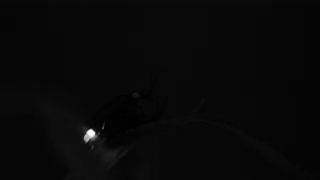
#> input picture Image-analysis/FireFly_gray.jpg, 320 x 180 px
$ python imageAnalysis.py
#> lines starting #> are read from the running program, lines starting #| are printed output that depends on the picture
import sys
import numpy as np
import matplotlib.pyplot as plt
from matplotlib import gridspec
from PIL import Image


class imageAnalysis:

	def getArraysOnImage(self, inputImageFile, horizontalPosition, verticalPosition):
		"""
		Return lists of intensity distributions on a specified horizontal line and vertical line from a grayscale image.

		Prameters
		----------
		inputImageFile :  String
			grayscale image of raster type (.jpg, .png, .tiff)
		horizontalPosition : Int
			Positional information of the perpendicular line to be acquired (pixel)
		verticalPosition : Int
			Positional information of the horizontal line to be acquired (pixel)

		Returns
		-------
		imageVerticalArray : Int List
			Intensity distribution on a specified horizontal line in the image.
			Black(min: 0) <--> White(max: 255)
		imageHorizontalArray : Int List
			Intensity distribution on a specified vertical line in the image.
			Black(min: 0) <--> White(max: 255)
		"""

		image = Image.open(inputImageFile)
		width, height = image.size

		if horizontalPosition > width:
			print("error!! HorizontalPosition is over the image width!!")
			print("must be within " + str(width) + " pixel!")
			sys.exit()
		if horizontalPosition <= 0:
			print("error!! HorizontalPosition is negative value!!")
			print("must be be a positive value!")
			sys.exit()
		if verticalPosition > height:
			print("error!! VerticalPosition is over the image height!!")
			print("must be within " + str(height) + " pixel!")
			sys.exit()
		if verticalPosition <= 0:
			print("error!! VerticalPosition is negative value!!")
			print("must be be a positive value!")
			sys.exit()

		imageHorizontalArray = np.zeros((width), dtype = int)
		imageVerticalArray = np.zeros((height), dtype = int)

		for y in range(height):
			for x in range(width):
				if x == horizontalPosition:
					imageVerticalArray[y] = image.getpixel((x, y))
				if y == verticalPosition:
					imageHorizontalArray[x] = image.getpixel((x, y))

		return imageVerticalArray, imageHorizontalArray


	def plotGridSpecFigure(self, imageFile, horizontalPosition, verticalPosition):
		"""
		Return a pdf file of the input image with the intensity distribution.

		Prameters
		----------
		imageFile :  String
			grayscale image of raster type (.jpg, .png, .tiff)
		horizontalPosition : Int
			Positional information of the perpendicular line to be acquired (pixel)
		verticalPosition : Int
			Positional information of the horizontal line to be acquired (pixel)
		"""
#> called with imageFile = 'FireFly_gray.jpg', horizontalPosition = 88, verticalPosition = 135

		image = Image.open(imageFile)
#> image is the input picture: PIL image 320x180 L; min 0, max 255, mean 8.2
		width, height = image.size
#> width = 320; height = 180
		aspectRatio = width/height
#> aspectRatio = 1.78

		verticalArray, horizontalArray = self.getArraysOnImage(imageFile, horizontalPosition, verticalPosition)
#> after the loop in getArraysOnImage, `for y in range(height):`: imageHorizontalArray = 320 values, max 253 at index 91, min 0 at index 99, mean 14.69; imageVerticalArray = 180 values, max 247 at index 131, min 6 at index 120, mean 21.64
#> verticalArray has the same summary as imageVerticalArray in getArraysOnImage; horizontalArray has the same summary as imageHorizontalArray in getArraysOnImage

		""" plot """
		fig = plt.figure(figsize=(5*aspectRatio, 5))
		gs = gridspec.GridSpec(2, 2, height_ratios=(4, 1), width_ratios=(1, 4))
		plt.title('vertical position : {:.0f} px, horizontal position : {:.0f} px'\
					.format(verticalPosition, horizontalPosition), fontsize=13)
		plt.axis('off')
		plt.gray()

		""" 2nd of 2x2 matrix """
		ax2 = fig.add_subplot(gs[0, 1])
		ax2.plot([horizontalPosition, horizontalPosition],[0, height], "red", linestyle='dashed')
		ax2.plot([0, width],[verticalPosition, verticalPosition], "blue", linestyle='dashed')
		ax2.imshow(image, alpha=1.0)

		""" 1st of 2x2 matrix """
		ax1 = fig.add_subplot(gs[0, 0], sharey=ax2)
		maxValue = np.max(verticalArray)
#> maxValue = 247
		ax1.set_xlim([0, maxValue+10])
		ax1.set_ylim([height, 0])
		ax1 = plt.plot(verticalArray, range(height), "red")
#> ax1 = 1 item

		""" 4th of 2x2 matrix """
		ax4 = fig.add_subplot(gs[1, 1], sharex=ax2)
		maxValue = np.max(horizontalArray)
#> maxValue = 253
		ax4.set_xlim([0, width])
		ax4.set_ylim([0, maxValue+10])
		ax4 = plt.plot(horizontalArray, "blue")
#> ax4 = 1 item

		""" show """
		#plt.show()

		""" save as pdf """
		plt.savefig('FireFly_intensity_prof.pdf', dpi=600)
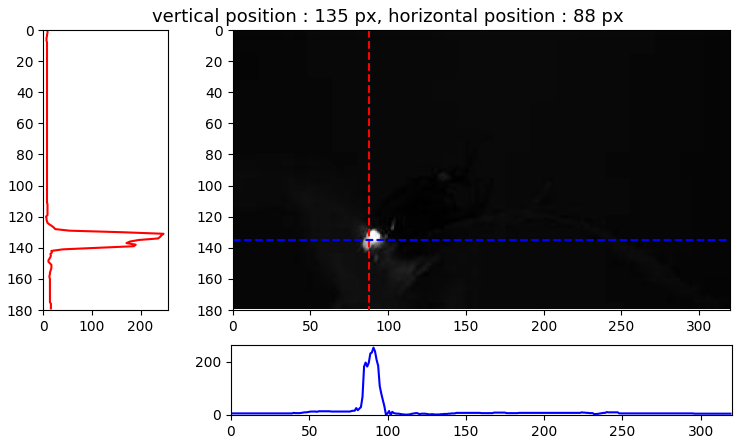
#> figure drawn by matplotlib, 3 panels; panel 3: curve peaks at x = 91, y = 253


if __name__ == "__main__":

	horizontalPosition = 88 # (pixel)
	verticalPosition = 135  # (pixel)

	im = imageAnalysis()
	im.plotGridSpecFigure('FireFly_gray.jpg', horizontalPosition, verticalPosition)
